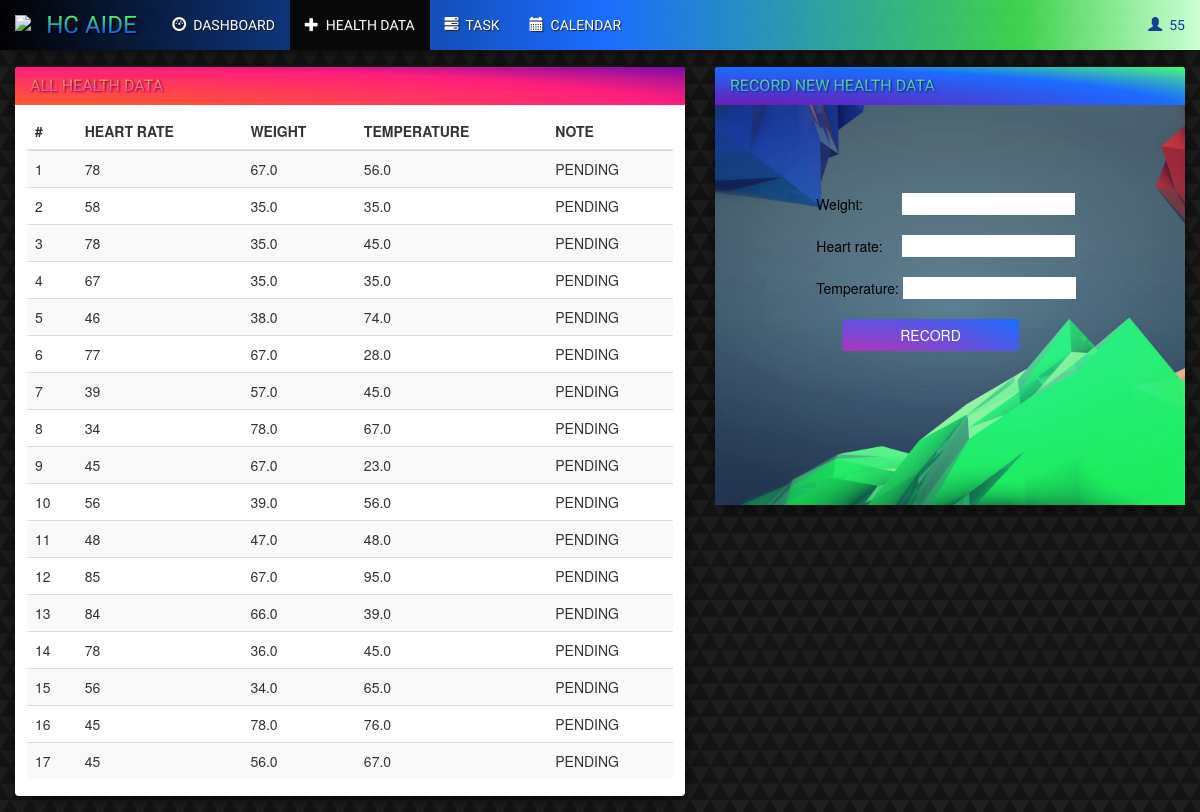
The app's page /health/healthdata/3/ (signed in) with its own data.
### health/models.py (models this page shows, shortened)
class User(AbstractUser):
    gender = models.CharField(max_length=1, default='0', choices=GENDER)
    identity = models.CharField(max_length=1, default='0', choices=IDENTITY)
    health_status = models.IntegerField(default=0)
    health_risk = models.CharField(max_length=100, default=' ')
    unread = models.IntegerField(default=0)
    doctor = models.ForeignKey(
        'self',
        on_delete=models.CASCADE,
        null=True
    )

class HealthData(models.Model):
    heart_rate = models.IntegerField()
    weight = models.FloatField(max_length=3)
    temperature = models.FloatField(max_length=3)
    note = models.CharField(max_length=500)
    sub_date = models.DateTimeField('date submitted')
    creator = models.ForeignKey(
        User,
        on_delete=models.CASCADE,
        related_name='Owner'
    )
    class Meta:
        ordering = ['-sub_date']

### health/views.py (the view)
# urls.py: url(r'^healthdata/(?P<user_id>[0-9]+)/$', HealthDataView.as_view(), name='healthdata_page'),
class HealthDataView(BaseMixin, View):
    def get_context_data(self, **kwargs):
        context = super(HealthDataView, self).get_context_data(**kwargs)
        context['self'] = True
        return context
    @method_decorator(login_required)
    def get(self, *args, **kwargs):
        context = self.get_context_data(**kwargs)
        page_owner = self.kwargs.get('user_id')
        context['health_datas'] = HealthData.objects.filter(creator=page_owner)
        return render(self.request, 'health/health_data.html', context)

### health/views.py (called while the page is built)
    def get_context_data(self, **kwargs):
        context = super(BaseMixin, self).get_context_data(**kwargs)
        if self.request.user.is_active:
            log_user = User.objects.get(pk=self.request.user.id)
            context['log_user'] = log_user
            context['identity'] = log_user.identity
            context['health_risk'] = log_user.health_risk
            context['health_status'] = log_user.health_status
        else:
            context['log_user'] = None
        return context

### templates/health/health_data.html (shortened to what this page needs)
{% extends 'health/base.html' %}
{% block content %}
    <div class="container-fluid">
        <div class="row">
            <div class="col-sm-12 col-md-7">
                <div class="panel panel-left">
                    <div class="panel-heading">
                        <h3 class="panel-title" data-text="ALL HEALTH DATA">ALL HEALTH DATA&nbsp;</h3>
                    </div>
                    <div class="panel-body">
                        {% if health_datas %}
                            <table class="table table-striped table-hover ">
                                <thead>
                                <tr>
                                    <th>#</th>
                                    <th>HEART RATE</th>
                                    <th>WEIGHT</th>
                                    <th>TEMPERATURE</th>
                                    <th>NOTE</th>
                                </tr>
                                </thead>
                                <tbody>
                                {% for health_data in health_datas %}
                                    <tr>
                                        <td>{{ forloop.counter }}</td>
                                        <td>{{ health_data.heart_rate }}</td>
                                        <td>{{ health_data.weight }}</td>
                                        <td>{{ health_data.temperature }}</td>
                                        <td>PENDING</td>
                                    </tr>
                                {% endfor %}
                                </tbody>
                            </table>
                        {% else %}
                            <h3>You don't have any data</h3>
                        {% endif %}
                    </div>
                </div>
            </div>
            <div class="col-sm-12 col-md-5">
                <div class="panel panel-right panel-login">
                    <div class="panel-heading">
                        <h3 class="panel-title" data-text="RECORD NEW HEALTH DATA">RECORD NEW HEALTH DATA&nbsp;</h3>
                    </div>
                    <div class="panel-body">
                        <form action="{% url 'health:healthdata_operations' request.user.id 'create_health_data' %}"
                              method="post">
                            <br>
                            <br>
                            <br>
                            <br>
                            <div class="col-md-offset-2 col-md-9 login-form">
                                <div>Weight:&nbsp;&nbsp;&nbsp;&nbsp;&nbsp;&nbsp;&nbsp;&nbsp;&nbsp; <input type="text"
                                                                                                          name="weight"/>
                                </div>
                                <br>
                                <div>Heart rate: &nbsp;&nbsp;&nbsp;&nbsp;<input type="text" name="heart_rate"/></div>
                                <br>
                                <div>Temperature: <input type="text" name="temperature"/></div>
                                <br>
                                <button class="btn btn-success col-md-offset-1 col-md-7">RECORD</button>
                            </div>
                        </form>
                    </div>
                </div>
            </div>
        </div>
    </div>
{% endblock %}

### templates/health/base.html (shortened to what this page needs)
<!DOCTYPE html>
<html lang="en">
<head>
    {% load staticfiles %}
    <link rel="stylesheet" type="text/css"
          href="https://maxcdn.bootstrapcdn.com/bootstrap/3.3.7/css/bootstrap.min.css"/>
    <link rel="stylesheet" type="text/css" href="{% static 'health/style.css' %}"/>
    <link rel="stylesheet" type="text/css" href="{% static 'health/circlestyle.css' %}"/>
    <link rel="stylesheet" type="text/css" href="{% static 'health/calendarstyle.css' %}"/>
</head>
<body>
<nav class="navbar navbar-inverse navbar-fixed-top">
    <div class="container-fluid">
        <div class="navbar-header">
            <img class="navbar-brand" src="https://s25.postimg.org/3wzkgvo6n/ELSE_52.png">
            <a class="navbar-brand" href="{% url 'health:homepage' %}" data-text="HC AIDE">HC AIDE&nbsp;</a>
        </div>
        <div class="collapse navbar-collapse" id="topNavBar">
            {% if request.user.id %}
                {% if not identity == "0" %}
                    <ul class="nav navbar-nav">
                        <li class="sssss">
                            <a href="{% url 'health:homepage' %}">
                                <div class="ssolutionn"><span class="glyphicon glyphicon-dashboard"
                                                              aria-hidden="true"></span>&nbsp;
                                    DASHBOARD
                                </div>
                            </a>
                        </li>
                        {% if  not identity  == '1' %}
                            <li class="sssss">
                                <a href="{% url 'health:healthdata_page' request.user.id %}">
                                    <div class="ssolutionn"><span class="glyphicon glyphicon-plus"
                                                                  aria-hidden="true"></span>&nbsp HEALTH DATA
                                    </div>
                                </a>
                            </li>
                        {% endif %}
                        {% if  not identity  == '1' %}
                            <li class="sssss">
                                <a href="{% url 'health:task_page' request.user.id %}">
                                    <div class="ssolutionn"><span class="glyphicon glyphicon-tasks"
                                                                  aria-hidden="true"></span>&nbsp;
                                        TASK
                                    </div>
                                </a>
                            </li>
                        {% endif %}
                        <li class="sssss">
                            <a href="{% url 'health:calendar_page' request.user.id %}">
                                <div class="ssolutionn"><span class="glyphicon glyphicon-calendar"
                                                              aria-hidden="true"></span>&nbsp; CALENDAR
                                </div>
                            </a>
                        </li>
                    </ul>
                {% endif %}
            {% else %}
                <ul class="nav navbar-nav slogan" data-text="★ Your Personal Health Carer ★">
                    ★ Your Personal Health Carer ★ &nbsp;
                </ul>
            {% endif %}
            <ul class="nav navbar-nav navbar-right">
                <li class="dropdown">
                    {% if request.user.id %}
                        <a href="#" class="dropdown-toggle" data-toggle="dropdown" role="button" aria-expanded="true">
                            <div class="ssolutionn" id="settt"><span class="glyphicon glyphicon-user"
                                                                     aria-hidden="true"></span>&nbsp; {{ log_user.username }}
                            </div>
                        </a>
                    {% else %}
                        <a href="{% url 'health:user_control' 'register' %}" aria-expanded="true">
                            <div class="ssolutionn" id="settt"><span class="glyphicon glyphicon-user"
                                                                     aria-hidden="true"></span>&nbsp; SIGN UP
                            </div>
                        </a>
                    {% endif %}
                </li>
            </ul>
        </div>
    </div>
</nav>
<div id="main-part">
    {% block content %}
    {% endblock %}
</div>
</body>
</html>

### health/static/health/style.css (style rules this page uses)
body { background: white url("images/WP.png"); padding-top: 67px; }
.navbar-inverse .navbar-brand { position: relative; font-family: 'Carter One', cursive; text-shadow: 1px 1px 2px black; color: rgb(16, 74, 255); font-size: x-large; }
.navbar-inverse .navbar-brand[data-text]::after { content: attr(data-text); color: #4aff5a; position: absolute; left: 15.5px; top: 15px; z-index: 2; -webkit-mask-image: -webkit-gradient(linear, 0 0, 0 bottom, from(#0117ff), to(rgba(0, 0, 255, 0))); }
.navbar { border-radius: 0; box-shadow: 0 4px 20px -5px black; background: linear-gradient(to right, rgba(0, 0, 0, 0.9) 0, rgb(27, 108, 255) 50%, rgba(74, 255, 90, 0.8) 85%, rgb(203, 255, 211) 100%); border-bottom: none; }
#topNavBar li a { position: relative; overflow: hidden; z-index: 1; font-family: 'Baloo Bhaina', cursive; }
.panel { margin-bottom: 16px; }
.panel-body { padding: 8px 12px 12px 12px; }
.table { margin-bottom: 5px; }
.panel-right .panel-title { position: relative; text-shadow: 1px 1px 2px #0e3176; color: rgb(49, 143, 255); }
.panel-right .panel-title[data-text]::after { content: attr(data-text); color: rgba(118, 255, 110, 0.84); position: absolute; left: 0; z-index: 2; -webkit-mask-image: -webkit-gradient(linear, 0 0, 0 bottom, from(#0117ff), to(rgba(0, 0, 255, 0))); }
.panel-left .panel-title { position: relative; text-shadow: 1px 1px 2px #960e3e; color: rgb(255, 35, 232); }
.panel-left .panel-title[data-text]::after { content: attr(data-text); color: rgba(255, 218, 10, 0.84); position: absolute; left: 0; z-index: 2; -webkit-mask-image: -webkit-gradient(linear, 0 0, 0 bottom, from(#0117ff), to(rgba(0, 0, 255, 0))); }
#topNavBar li a:after { display: block; position: absolute; margin: 0; top: 0; bottom: 0; left: 0; right: 0; content: '.'; color: transparent; width: 1px; height: 1px; border-radius: 50%; background: transparent; }
.panel-heading { border-bottom: none; }
.panel-left .panel-heading { background-image: radial-gradient(farthest-corner at 0px 45px , rgb(255, 103, 31) 0%, #ff1e7c 70%, #790da9 100%); }
.panel-right .panel-heading { background-image: radial-gradient(farthest-corner at 0px 45px , rgb(121, 13, 169) 0%, #1b6cff 70%, #4bff77 100%); }
.panel-title { font-family: 'Carter One', cursive; }
.panel { border: none; box-shadow: 0 4px 20px -5px black; }
.panel-login>.panel-body { background: white url("images/loginbgg.jpg") no-repeat center center; background-size: cover; height:400px; }
input { background-color: #ffffff; border: none; }
.login-form { color: rgb(0, 0, 0); }
.navbar-inverse .navbar-nav>li>a>.ssolutionn , .panel-title { color: rgb(255, 255, 255); text-shadow: 1px 1px 1px rgba(32, 32, 32, 0.93); }
.btn { background-image: radial-gradient(farthest-corner at 0px 70px , #ff1896 0%, #1b6cff 100%); border: none; }
#settt , .dropdown-menu>li>a { color: #114098; text-shadow: none; }

### health/static/health/calendarstyle.css (style rules this page uses)
*, *:before, *:after { -moz-box-sizing: border-box; -webkit-box-sizing: border-box; box-sizing: border-box; }

### records on screen
User: username "55"
HealthData: heart_rate "78", weight "67.0", temperature "56.0"
HealthData: heart_rate "58", weight "35.0", temperature "35.0"
HealthData: heart_rate "78", weight "35.0", temperature "45.0"
HealthData: heart_rate "67", weight "35.0", temperature "35.0"
HealthData: heart_rate "46", weight "38.0", temperature "74.0"
HealthData: heart_rate "77", weight "67.0", temperature "28.0"
HealthData: heart_rate "39", weight "57.0", temperature "45.0"
HealthData: heart_rate "34", weight "78.0", temperature "67.0"
HealthData: heart_rate "45", weight "67.0", temperature "23.0"
HealthData: heart_rate "56", weight "39.0", temperature "56.0"
HealthData: heart_rate "48", weight "47.0", temperature "48.0"
HealthData: heart_rate "85", weight "67.0", temperature "95.0"
HealthData: heart_rate "84", weight "66.0", temperature "39.0"
HealthData: heart_rate "78", weight "36.0", temperature "45.0"
HealthData: heart_rate "56", weight "34.0", temperature "65.0"
HealthData: heart_rate "45", weight "78.0", temperature "76.0"
HealthData: heart_rate "45", weight "56.0", temperature "67.0"
